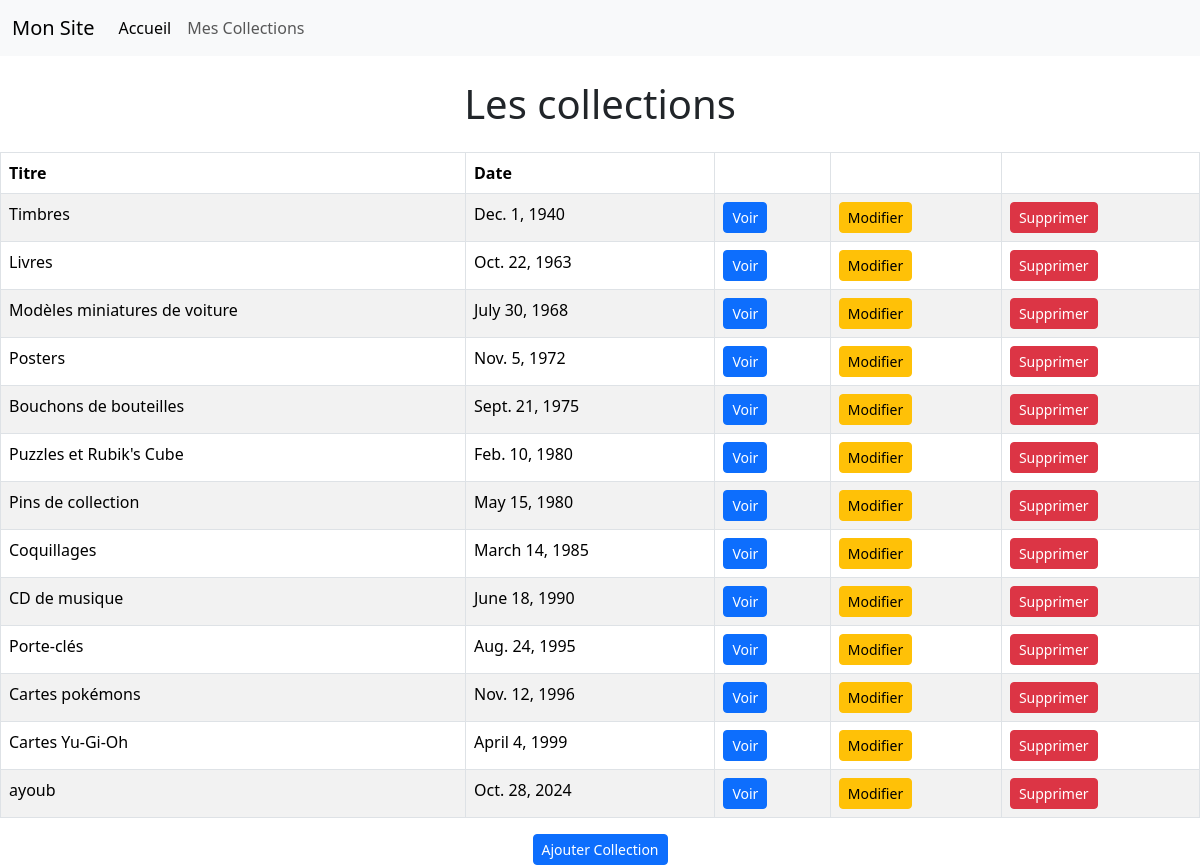
Page /cc/all on the earlier database version.
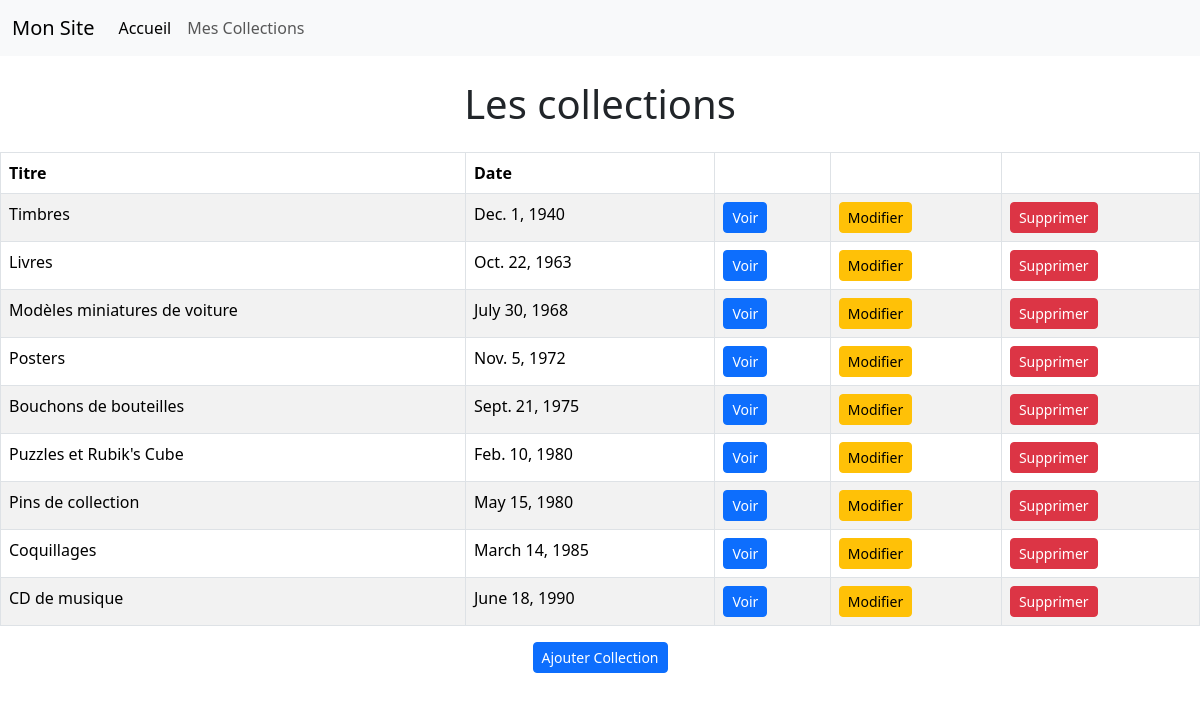
Same page on the later database version.
### collec_management/models.py (models this page shows, shortened)
class Collec(models.Model):
    title = models.CharField(max_length=100, null=False)
    description = models.TextField(null=False)
    date = models.DateField(auto_now_add=True)

### collec_management/views.py (the view)
# urls.py: path("all",views.all,name="all"),
def all(request):
    collections = Collec.objects.order_by("date")
    context = {"all_collections" : collections}
    return render(request,"all.html",context)

### collec_management/templates/all.html
{% extends "basegen.html" %}
{% block content %}
{% load static %}
<h1 class="text-center my-4">Les collections</h1>
<table class="table table-striped table-bordered">
    <thead>
        <tr>
            <th scope="col">Titre</th>
            <th scope="col">Date</th>
            <th scope="col"></th>
            <th scope="col"></th>
            <th scope="col"></th>
        </tr>
    </thead>
    <tbody>
        {% for collect in all_collections %}
        <tr>
            <td>{{ collect.title }}</td>
            <td>{{ collect.date }}</td>
            <td><a href="{% url 'collection' collect.id %}" class="btn btn-primary btn-sm">Voir</a></td>
            <td><a href="{% url 'update_collection' collect.id %}" class="btn btn-warning btn-sm">Modifier</a></td>
            <td><a href="{% url 'delete_collection' collect.id %}" class="btn btn-danger btn-sm">Supprimer</a></td>
        </tr>
        {% endfor %}
    </tbody>
</table>
<div class="text-center"><a href="{% url 'add_collection' %}" class="btn btn-primary btn-sm">Ajouter Collection</a></div>
{% endblock %}

### collec_management/templates/basegen.html (shortened to what this page needs)
<!DOCTYPE html>
{%load static%}
<html>
  <!DOCTYPE html>
  <html lang="en">
  <head>
      {% load django_bootstrap5 %}
      {% bootstrap_css %}
    </head>
    <body>
      <nav class="navbar navbar-expand-lg navbar-light bg-light">
        <div class="container-fluid">
            <a class="navbar-brand" href="{% url 'about' %}">Mon Site</a>
            <div class="collapse navbar-collapse" id="navbarNav">
                <ul class="navbar-nav">
                    <li class="nav-item">
                        <a class="nav-link active" aria-current="page" href="{% url 'about' %}">Accueil</a>
                    </li>
                    <li class="nav-item">
                        <a class="nav-link" href="{% url 'all' %}">Mes Collections</a>
                    </li>
                </ul>
            </div>
        </div>
    </nav>
        {% block content %}
        {% endblock %}
    </body>
</html>

Differences in the rows shown:
removed Collec: title "Porte-clés", date "Aug. 24, 1995"
removed Collec: title "Cartes pokémons", date "Nov. 12, 1996"
removed Collec: title "Cartes Yu-Gi-Oh", date "April 4, 1999"
removed Collec: title "ayoub", date "Oct. 28, 2024"
